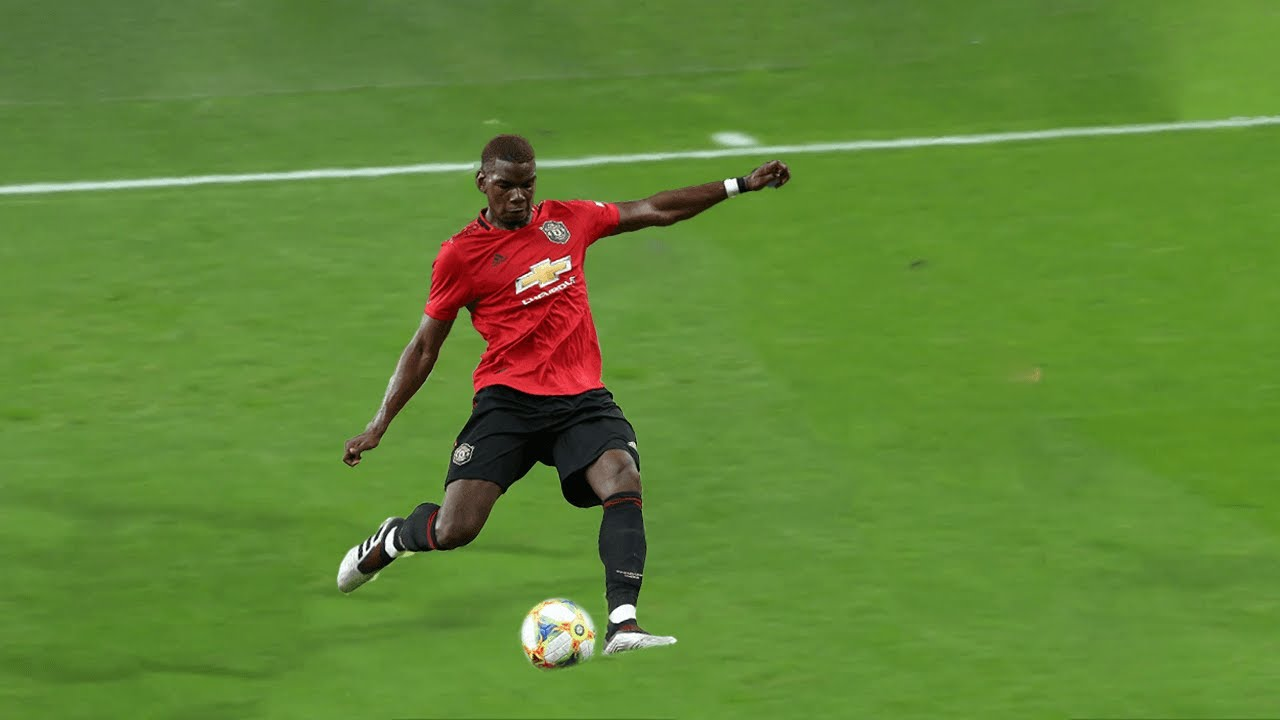
#> input picture pass.jpg, 1280 x 720 px
$ python tophat.py
#> lines starting #> are read from the running program, lines starting #| are printed output that depends on the picture; after the words box and inside, x2 and y2 are one past the last pixel; in counts of white or black regions, pixels touching at a corner belong together
import cv2
import numpy as np

# Read the image
image = cv2.imread('pass.jpg')
#> image is the input picture: shape (720, 1280, 3); mean B, G, R 53.4, 133.5, 96.2

# Convert image to HSV color space
hsv = cv2.cvtColor(image, cv2.COLOR_BGR2HSV)
#> hsv: shape (720, 1280, 3); mean H, S, V 48.3, 155.7, 137.5

# Define range of blue color in HSV
lower_blue = np.array([110,50,50])
upper_blue = np.array([130,255,255])

# Threshold the HSV image to get only blue colors
mask = cv2.inRange(hsv, lower_blue, upper_blue)
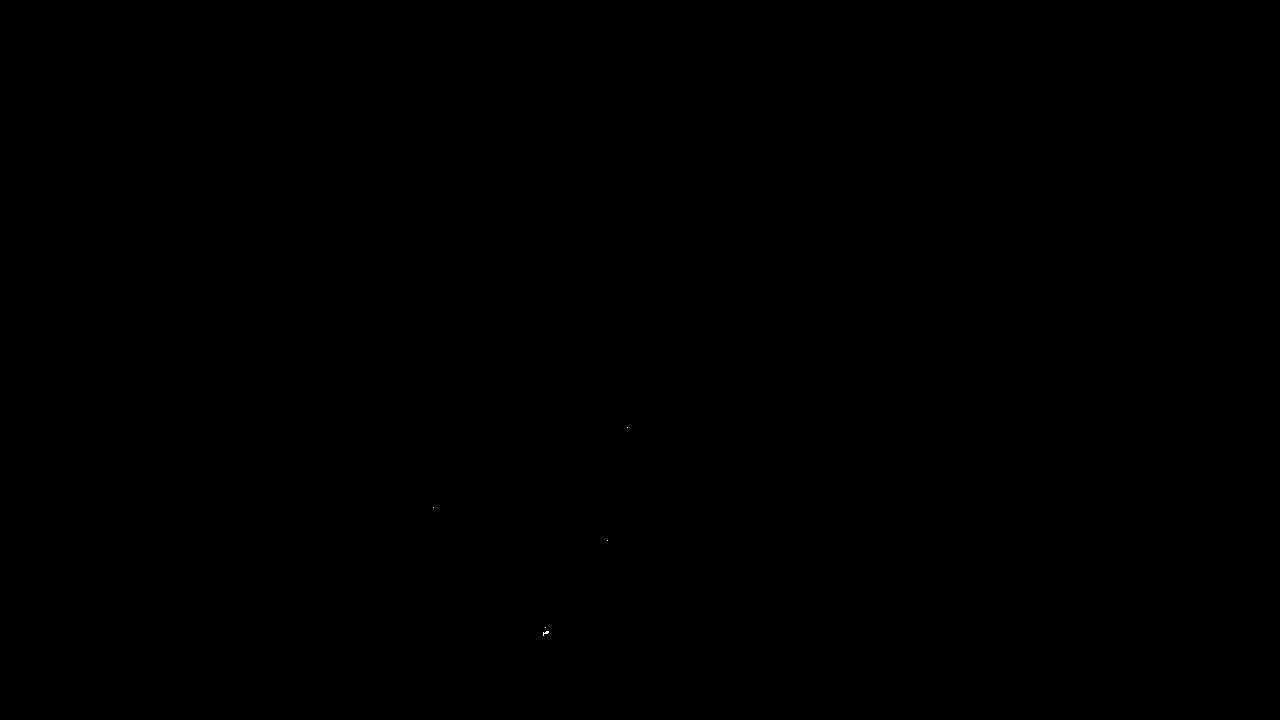
#> mask: shape (720, 1280); 0% white in thin lines or dots, all inside (x1, y1, x2, y2) = (433, 427, 628, 636)

# Perform morphological operations to clean up the mask
kernel = np.ones((5,5), np.uint8)
mask = cv2.erode(mask, kernel, iterations=1)
#> mask: shape (720, 1280); every value is 0
mask = cv2.dilate(mask, kernel, iterations=1)

# Find contours in the mask
contours, _ = cv2.findContours(mask, cv2.RETR_EXTERNAL, cv2.CHAIN_APPROX_SIMPLE)
#> contours = []

# Draw contours on the original image
for contour in contours:
    area = cv2.contourArea(contour)
    if area > 100:  # adjust threshold as needed
        cv2.drawContours(image, [contour], -1, (0,255,0), 3)
#> this loop made 0 passes

# Display the original image with detected contours
cv2.imshow('Detected Ball', image)
cv2.waitKey(0)
cv2.destroyAllWindows()
